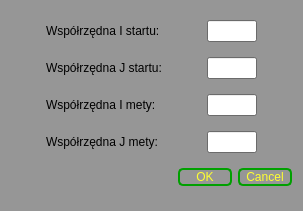
<?xml version="1.0" encoding="UTF-8"?>
<ui version="4.0">
 <class>OknoWyznaczeniaSciezki</class>
 <widget class="QDialog" name="OknoWyznaczeniaSciezki">
  <property name="geometry">
   <rect>
    <x>0</x>
    <y>0</y>
    <width>303</width>
    <height>211</height>
   </rect>
  </property>
  <property name="palette">
   <palette>
    <active>
     <colorrole role="WindowText">
      <brush brushstyle="SolidPattern">
       <color alpha="255">
        <red>0</red>
        <green>0</green>
        <blue>0</blue>
       </color>
      </brush>
     </colorrole>
     <colorrole role="Button">
      <brush brushstyle="SolidPattern">
       <color alpha="255">
        <red>150</red>
        <green>150</green>
        <blue>150</blue>
       </color>
      </brush>
     </colorrole>
     <colorrole role="Light">
      <brush brushstyle="SolidPattern">
       <color alpha="255">
        <red>225</red>
        <green>225</green>
        <blue>225</blue>
       </color>
      </brush>
     </colorrole>
     <colorrole role="Midlight">
      <brush brushstyle="SolidPattern">
       <color alpha="255">
        <red>187</red>
        <green>187</green>
        <blue>187</blue>
       </color>
      </brush>
     </colorrole>
     <colorrole role="Dark">
      <brush brushstyle="SolidPattern">
       <color alpha="255">
        <red>75</red>
        <green>75</green>
        <blue>75</blue>
       </color>
      </brush>
     </colorrole>
     <colorrole role="Mid">
      <brush brushstyle="SolidPattern">
       <color alpha="255">
        <red>100</red>
        <green>100</green>
        <blue>100</blue>
       </color>
      </brush>
     </colorrole>
     <colorrole role="Text">
      <brush brushstyle="SolidPattern">
       <color alpha="255">
        <red>0</red>
        <green>0</green>
        <blue>0</blue>
       </color>
      </brush>
     </colorrole>
     <colorrole role="BrightText">
      <brush brushstyle="SolidPattern">
       <color alpha="255">
        <red>255</red>
        <green>255</green>
        <blue>255</blue>
       </color>
      </brush>
     </colorrole>
     <colorrole role="ButtonText">
      <brush brushstyle="SolidPattern">
       <color alpha="255">
        <red>0</red>
        <green>0</green>
        <blue>0</blue>
       </color>
      </brush>
     </colorrole>
     <colorrole role="Base">
      <brush brushstyle="SolidPattern">
       <color alpha="255">
        <red>255</red>
        <green>255</green>
        <blue>255</blue>
       </color>
      </brush>
     </colorrole>
     <colorrole role="Window">
      <brush brushstyle="SolidPattern">
       <color alpha="255">
        <red>150</red>
        <green>150</green>
        <blue>150</blue>
       </color>
      </brush>
     </colorrole>
     <colorrole role="Shadow">
      <brush brushstyle="SolidPattern">
       <color alpha="255">
        <red>0</red>
        <green>0</green>
        <blue>0</blue>
       </color>
      </brush>
     </colorrole>
     <colorrole role="AlternateBase">
      <brush brushstyle="SolidPattern">
       <color alpha="255">
        <red>202</red>
        <green>202</green>
        <blue>202</blue>
       </color>
      </brush>
     </colorrole>
     <colorrole role="ToolTipBase">
      <brush brushstyle="SolidPattern">
       <color alpha="255">
        <red>255</red>
        <green>255</green>
        <blue>220</blue>
       </color>
      </brush>
     </colorrole>
     <colorrole role="ToolTipText">
      <brush brushstyle="SolidPattern">
       <color alpha="255">
        <red>0</red>
        <green>0</green>
        <blue>0</blue>
       </color>
      </brush>
     </colorrole>
    </active>
    <inactive>
     <colorrole role="WindowText">
      <brush brushstyle="SolidPattern">
       <color alpha="255">
        <red>0</red>
        <green>0</green>
        <blue>0</blue>
       </color>
      </brush>
     </colorrole>
     <colorrole role="Button">
      <brush brushstyle="SolidPattern">
       <color alpha="255">
        <red>150</red>
        <green>150</green>
        <blue>150</blue>
       </color>
      </brush>
     </colorrole>
     <colorrole role="Light">
      <brush brushstyle="SolidPattern">
       <color alpha="255">
        <red>225</red>
        <green>225</green>
        <blue>225</blue>
       </color>
      </brush>
     </colorrole>
     <colorrole role="Midlight">
      <brush brushstyle="SolidPattern">
       <color alpha="255">
        <red>187</red>
        <green>187</green>
        <blue>187</blue>
       </color>
      </brush>
     </colorrole>
     <colorrole role="Dark">
      <brush brushstyle="SolidPattern">
       <color alpha="255">
        <red>75</red>
        <green>75</green>
        <blue>75</blue>
       </color>
      </brush>
     </colorrole>
     <colorrole role="Mid">
      <brush brushstyle="SolidPattern">
       <color alpha="255">
        <red>100</red>
        <green>100</green>
        <blue>100</blue>
       </color>
      </brush>
     </colorrole>
     <colorrole role="Text">
      <brush brushstyle="SolidPattern">
       <color alpha="255">
        <red>0</red>
        <green>0</green>
        <blue>0</blue>
       </color>
      </brush>
     </colorrole>
     <colorrole role="BrightText">
      <brush brushstyle="SolidPattern">
       <color alpha="255">
        <red>255</red>
        <green>255</green>
        <blue>255</blue>
       </color>
      </brush>
     </colorrole>
     <colorrole role="ButtonText">
      <brush brushstyle="SolidPattern">
       <color alpha="255">
        <red>0</red>
        <green>0</green>
        <blue>0</blue>
       </color>
      </brush>
     </colorrole>
     <colorrole role="Base">
      <brush brushstyle="SolidPattern">
       <color alpha="255">
        <red>255</red>
        <green>255</green>
        <blue>255</blue>
       </color>
      </brush>
     </colorrole>
     <colorrole role="Window">
      <brush brushstyle="SolidPattern">
       <color alpha="255">
        <red>150</red>
        <green>150</green>
        <blue>150</blue>
       </color>
      </brush>
     </colorrole>
     <colorrole role="Shadow">
      <brush brushstyle="SolidPattern">
       <color alpha="255">
        <red>0</red>
        <green>0</green>
        <blue>0</blue>
       </color>
      </brush>
     </colorrole>
     <colorrole role="AlternateBase">
      <brush brushstyle="SolidPattern">
       <color alpha="255">
        <red>202</red>
        <green>202</green>
        <blue>202</blue>
       </color>
      </brush>
     </colorrole>
     <colorrole role="ToolTipBase">
      <brush brushstyle="SolidPattern">
       <color alpha="255">
        <red>255</red>
        <green>255</green>
        <blue>220</blue>
       </color>
      </brush>
     </colorrole>
     <colorrole role="ToolTipText">
      <brush brushstyle="SolidPattern">
       <color alpha="255">
        <red>0</red>
        <green>0</green>
        <blue>0</blue>
       </color>
      </brush>
     </colorrole>
    </inactive>
    <disabled>
     <colorrole role="WindowText">
      <brush brushstyle="SolidPattern">
       <color alpha="255">
        <red>75</red>
        <green>75</green>
        <blue>75</blue>
       </color>
      </brush>
     </colorrole>
     <colorrole role="Button">
      <brush brushstyle="SolidPattern">
       <color alpha="255">
        <red>150</red>
        <green>150</green>
        <blue>150</blue>
       </color>
      </brush>
     </colorrole>
     <colorrole role="Light">
      <brush brushstyle="SolidPattern">
       <color alpha="255">
        <red>225</red>
        <green>225</green>
        <blue>225</blue>
       </color>
      </brush>
     </colorrole>
     <colorrole role="Midlight">
      <brush brushstyle="SolidPattern">
       <color alpha="255">
        <red>187</red>
        <green>187</green>
        <blue>187</blue>
       </color>
      </brush>
     </colorrole>
     <colorrole role="Dark">
      <brush brushstyle="SolidPattern">
       <color alpha="255">
        <red>75</red>
        <green>75</green>
        <blue>75</blue>
       </color>
      </brush>
     </colorrole>
     <colorrole role="Mid">
      <brush brushstyle="SolidPattern">
       <color alpha="255">
        <red>100</red>
        <green>100</green>
        <blue>100</blue>
       </color>
      </brush>
     </colorrole>
     <colorrole role="Text">
      <brush brushstyle="SolidPattern">
       <color alpha="255">
        <red>75</red>
        <green>75</green>
        <blue>75</blue>
       </color>
      </brush>
     </colorrole>
     <colorrole role="BrightText">
      <brush brushstyle="SolidPattern">
       <color alpha="255">
        <red>255</red>
        <green>255</green>
        <blue>255</blue>
       </color>
      </brush>
     </colorrole>
     <colorrole role="ButtonText">
      <brush brushstyle="SolidPattern">
       <color alpha="255">
        <red>75</red>
        <green>75</green>
        <blue>75</blue>
       </color>
      </brush>
     </colorrole>
     <colorrole role="Base">
      <brush brushstyle="SolidPattern">
       <color alpha="255">
        <red>150</red>
        <green>150</green>
        <blue>150</blue>
       </color>
      </brush>
     </colorrole>
     <colorrole role="Window">
      <brush brushstyle="SolidPattern">
       <color alpha="255">
        <red>150</red>
        <green>150</green>
        <blue>150</blue>
       </color>
      </brush>
     </colorrole>
     <colorrole role="Shadow">
      <brush brushstyle="SolidPattern">
       <color alpha="255">
        <red>0</red>
        <green>0</green>
        <blue>0</blue>
       </color>
      </brush>
     </colorrole>
     <colorrole role="AlternateBase">
      <brush brushstyle="SolidPattern">
       <color alpha="255">
        <red>150</red>
        <green>150</green>
        <blue>150</blue>
       </color>
      </brush>
     </colorrole>
     <colorrole role="ToolTipBase">
      <brush brushstyle="SolidPattern">
       <color alpha="255">
        <red>255</red>
        <green>255</green>
        <blue>220</blue>
       </color>
      </brush>
     </colorrole>
     <colorrole role="ToolTipText">
      <brush brushstyle="SolidPattern">
       <color alpha="255">
        <red>0</red>
        <green>0</green>
        <blue>0</blue>
       </color>
      </brush>
     </colorrole>
    </disabled>
   </palette>
  </property>
  <property name="windowTitle">
   <string>Współrzędne punktów</string>
  </property>
  <layout class="QVBoxLayout" name="verticalLayout">
   <item>
    <layout class="QHBoxLayout" name="horizontalLayout">
     <item>
      <widget class="QLabel" name="lbWspolrzednaIStartu">
       <property name="sizePolicy">
        <sizepolicy hsizetype="Fixed" vsizetype="Preferred">
         <horstretch>0</horstretch>
         <verstretch>0</verstretch>
        </sizepolicy>
       </property>
       <property name="maximumSize">
        <size>
         <width>120</width>
         <height>16777215</height>
        </size>
       </property>
       <property name="text">
        <string>Współrzędna I startu:</string>
       </property>
      </widget>
     </item>
     <item>
      <widget class="QLineEdit" name="leWspolrzednaIStartu">
       <property name="sizePolicy">
        <sizepolicy hsizetype="Fixed" vsizetype="Fixed">
         <horstretch>0</horstretch>
         <verstretch>0</verstretch>
        </sizepolicy>
       </property>
       <property name="maximumSize">
        <size>
         <width>50</width>
         <height>16777215</height>
        </size>
       </property>
       <property name="dragEnabled">
        <bool>false</bool>
       </property>
      </widget>
     </item>
    </layout>
   </item>
   <item>
    <layout class="QHBoxLayout" name="horizontalLayout_2">
     <item>
      <widget class="QLabel" name="lbWspolrzednaJStartu">
       <property name="sizePolicy">
        <sizepolicy hsizetype="Fixed" vsizetype="Preferred">
         <horstretch>0</horstretch>
         <verstretch>0</verstretch>
        </sizepolicy>
       </property>
       <property name="maximumSize">
        <size>
         <width>120</width>
         <height>16777215</height>
        </size>
       </property>
       <property name="text">
        <string>Współrzędna J startu:</string>
       </property>
      </widget>
     </item>
     <item>
      <widget class="QLineEdit" name="leWspolrzednaJStartu">
       <property name="sizePolicy">
        <sizepolicy hsizetype="Fixed" vsizetype="Fixed">
         <horstretch>0</horstretch>
         <verstretch>0</verstretch>
        </sizepolicy>
       </property>
       <property name="maximumSize">
        <size>
         <width>50</width>
         <height>16777215</height>
        </size>
       </property>
      </widget>
     </item>
    </layout>
   </item>
   <item>
    <layout class="QHBoxLayout" name="horizontalLayout_3">
     <item>
      <widget class="QLabel" name="lbWspolrzednaIMety">
       <property name="sizePolicy">
        <sizepolicy hsizetype="Fixed" vsizetype="Preferred">
         <horstretch>0</horstretch>
         <verstretch>0</verstretch>
        </sizepolicy>
       </property>
       <property name="maximumSize">
        <size>
         <width>120</width>
         <height>16777215</height>
        </size>
       </property>
       <property name="text">
        <string>Współrzędna I mety:</string>
       </property>
      </widget>
     </item>
     <item>
      <widget class="QLineEdit" name="leWspolrzednaIMety">
       <property name="sizePolicy">
        <sizepolicy hsizetype="Fixed" vsizetype="Fixed">
         <horstretch>0</horstretch>
         <verstretch>0</verstretch>
        </sizepolicy>
       </property>
       <property name="maximumSize">
        <size>
         <width>50</width>
         <height>16777215</height>
        </size>
       </property>
      </widget>
     </item>
    </layout>
   </item>
   <item>
    <layout class="QHBoxLayout" name="horizontalLayout_4">
     <item>
      <widget class="QLabel" name="lbWspolrzednaJMety">
       <property name="sizePolicy">
        <sizepolicy hsizetype="Fixed" vsizetype="Preferred">
         <horstretch>0</horstretch>
         <verstretch>0</verstretch>
        </sizepolicy>
       </property>
       <property name="maximumSize">
        <size>
         <width>120</width>
         <height>16777215</height>
        </size>
       </property>
       <property name="text">
        <string>Współrzędna J mety:</string>
       </property>
      </widget>
     </item>
     <item>
      <widget class="QLineEdit" name="leWspolrzednaJMety">
       <property name="sizePolicy">
        <sizepolicy hsizetype="Fixed" vsizetype="Fixed">
         <horstretch>0</horstretch>
         <verstretch>0</verstretch>
        </sizepolicy>
       </property>
       <property name="maximumSize">
        <size>
         <width>50</width>
         <height>16777215</height>
        </size>
       </property>
      </widget>
     </item>
    </layout>
   </item>
   <item>
    <widget class="QDialogButtonBox" name="buttonBox">
     <property name="styleSheet">
      <string notr="true">QPushButton {
	background-color: qlineargradient(spread:pad, x1:0, y1:0, x2:0, y2:1,   	stop:0 rgba(0, 224, 16, 255), stop:1 rgba(0, 64, 255, 255));
	color: #FFFF30;
	 border: 2px solid  #00A000;
     border-radius: 5px;
	 width: 50;
}

QPushButton:pressed {
    background-color: qlineargradient(spread:pad, x1:0, y1:0, x2:0, y2:1,   	stop:0 rgba(0, 240, 30, 255), stop:1 rgba(0, 80, 255, 255));
	 border: 2px solid  #00A000;
     border-radius: 5px;
}

</string>
     </property>
     <property name="orientation">
      <enum>Qt::Horizontal</enum>
     </property>
     <property name="standardButtons">
      <set>QDialogButtonBox::Cancel|QDialogButtonBox::Ok</set>
     </property>
    </widget>
   </item>
  </layout>
  <zorder>buttonBox</zorder>
  <zorder></zorder>
  <zorder></zorder>
 </widget>
 <resources/>
 <connections>
  <connection>
   <sender>buttonBox</sender>
   <signal>accepted()</signal>
   <receiver>OknoWyznaczeniaSciezki</receiver>
   <slot>accept()</slot>
   <hints>
    <hint type="sourcelabel">
     <x>227</x>
     <y>193</y>
    </hint>
    <hint type="destinationlabel">
     <x>157</x>
     <y>210</y>
    </hint>
   </hints>
  </connection>
  <connection>
   <sender>buttonBox</sender>
   <signal>rejected()</signal>
   <receiver>OknoWyznaczeniaSciezki</receiver>
   <slot>reject()</slot>
   <hints>
    <hint type="sourcelabel">
     <x>293</x>
     <y>199</y>
    </hint>
    <hint type="destinationlabel">
     <x>286</x>
     <y>210</y>
    </hint>
   </hints>
  </connection>
 </connections>
</ui>
